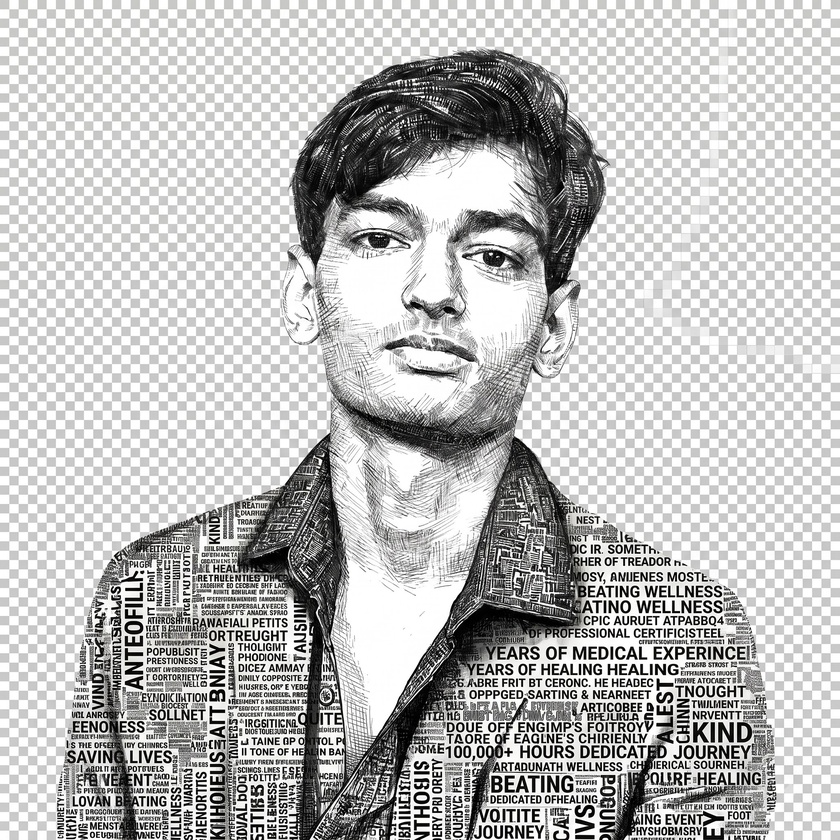
#> input picture sample/sample1.jpeg, 840 x 840 px, shrunk from 2048 x 2048 before the run
$ python -i density.py   (imports and definitions only)   (older library calls are emulated)
#> lines starting #> are read from the running program, lines starting #| are printed output that depends on the picture
"""
density.py — Shading density map and Sobel gradient field for PICTOART renderer.

Public API (matched to call sites in jobs.py and test_core.py):

    create_density_map(gray_np, mask) -> np.ndarray   [float32, 0..1]
        Called by: test_core.py (TestDensityMap)

    create_shading_and_gradient_map(gray_np, clothing_mask)
        -> (shading_map, grad_x, grad_y)
        Called by: jobs.py (process_doctor_art_job)

The density map encodes "how dark is this pixel relative to the rest of the
clothing region" — high value = pack more / larger words there.
The gradient field encodes local edge direction — used by renderer.py to
rotate words so they follow fabric contours (lapel creases, shoulder seams).
"""
import cv2
import numpy as np


# ── Public: density map ──────────────────────────────────────────────────────

# [52 lines left out: function create_density_map, not called in this run]


# ── Public: gradient field ────────────────────────────────────────────────────

def compute_gradient_field(gray_np: np.ndarray) -> tuple:
    """
    Returns (grad_x, grad_y) as float32 Sobel gradient arrays (same shape as
    gray_np).

    The input is pre-smoothed with a small Gaussian (σ=2) to suppress JPEG
    compression artefacts and sensor noise that would otherwise dominate Sobel
    at ksize=5 and produce erratic word rotations.

    Downstream usage in renderer.py::
        angle_deg = degrees(atan2(grad_y[y, x], grad_x[y, x]))
    """
    smoothed = cv2.GaussianBlur(
        gray_np.astype(np.float32), (0, 0), sigmaX=2.0, sigmaY=2.0
    )
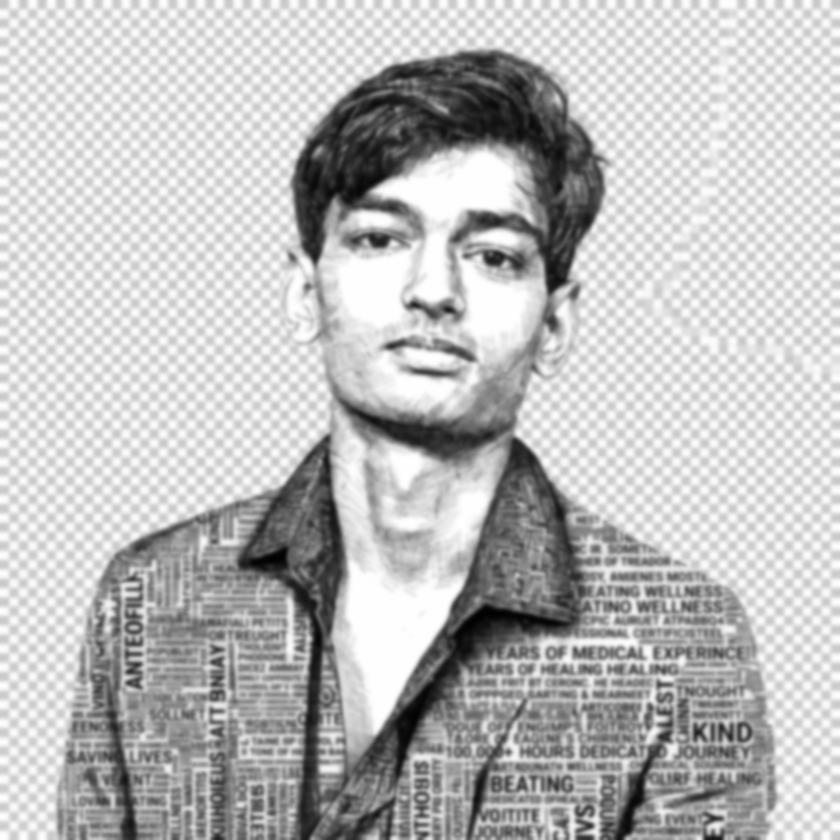
#> smoothed: shape (840, 840) float32; min 1.64, max 255, mean 188.8
    grad_x = cv2.Sobel(smoothed, cv2.CV_32F, 1, 0, ksize=5)
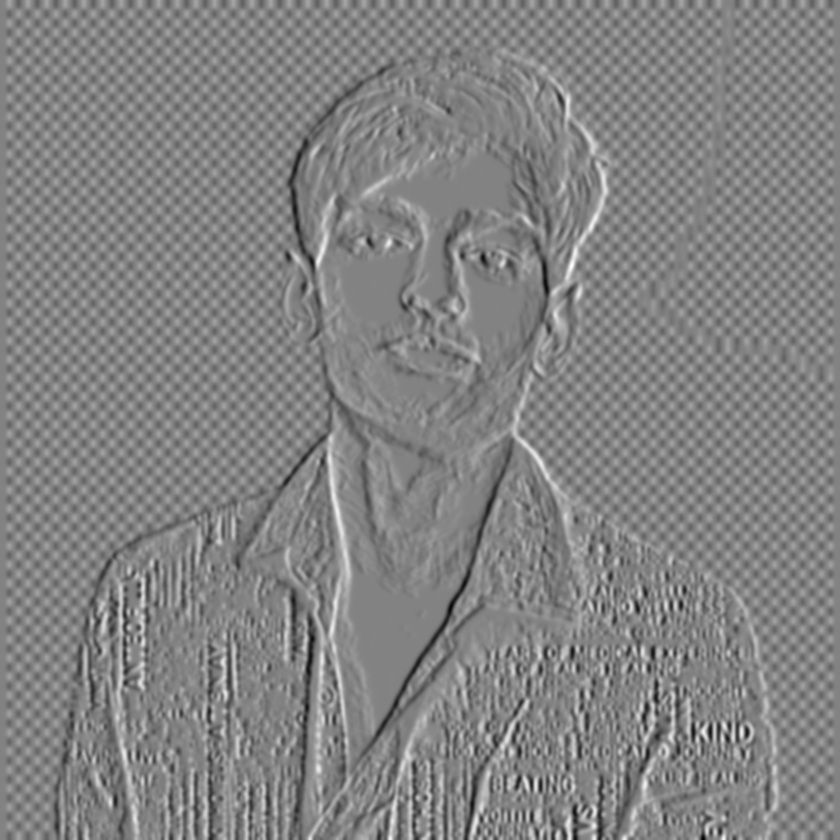
#> grad_x: shape (840, 840) float32; min -5083.9, max 4826.7, mean 0; drawn with min black and max white
    grad_y = cv2.Sobel(smoothed, cv2.CV_32F, 0, 1, ksize=5)
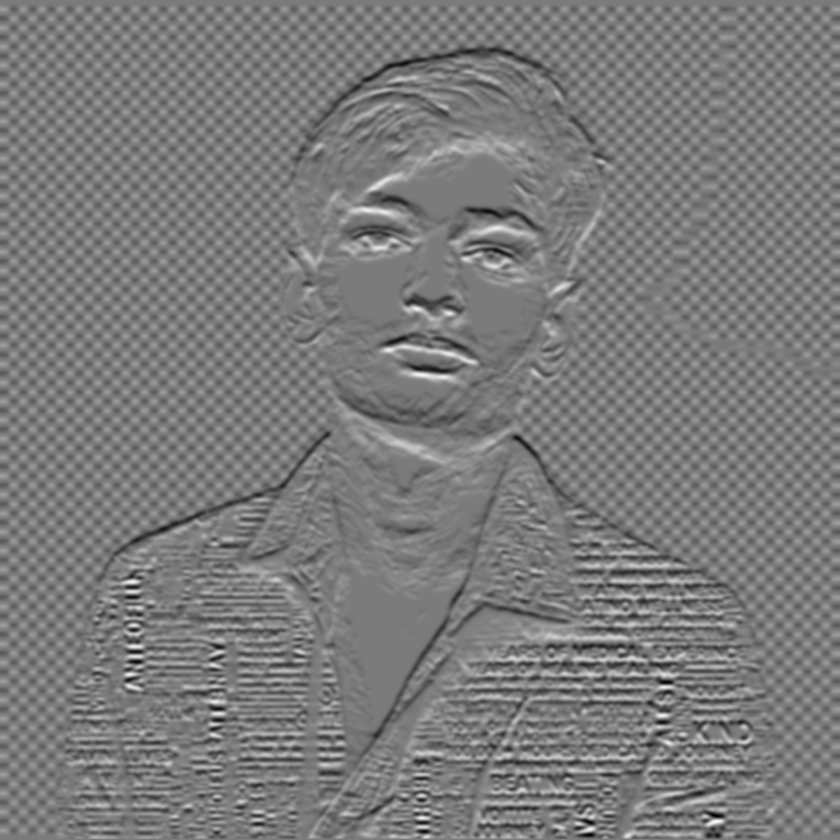
#> grad_y: shape (840, 840) float32; min -4792.2, max 5106.8, mean -12.1; drawn with min black and max white
    return grad_x, grad_y


# ── Public: combined convenience function (jobs.py call site) ─────────────────

# [16 lines left out: function create_shading_and_gradient_map, not called in this run]

>>> import cv2
>>> picture = cv2.imread('../../sample/sample1.jpeg', cv2.IMREAD_GRAYSCALE)
>>> result = compute_gradient_field(picture)

$ run again, on sample/sample3.jpeg
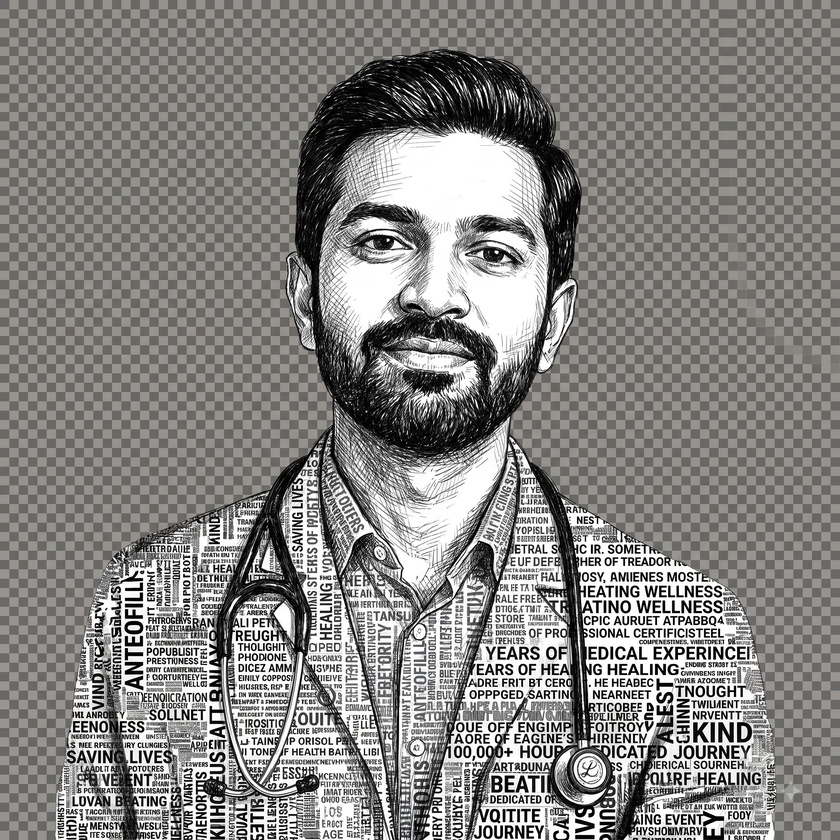
#> input picture sample/sample3.jpeg, 840 x 840 px, shrunk from 2048 x 2048 before the run
#> in compute_gradient_field, `grad_x = cv2.Sobel(smoothed, cv2.CV_32F, 1, 0, ksize=5)`:
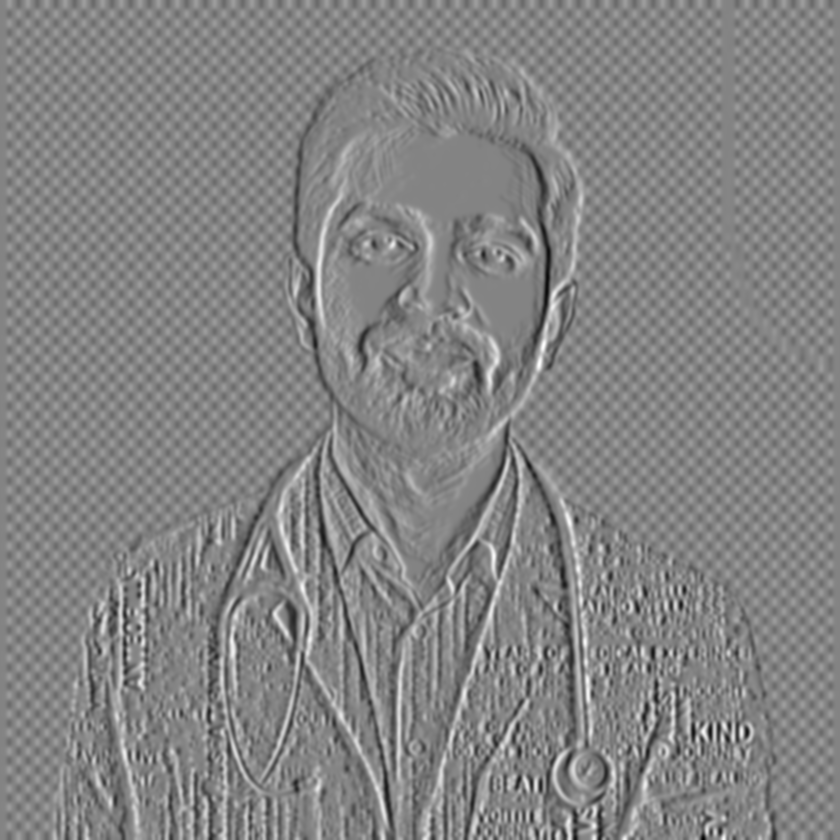
#> grad_x: shape (840, 840) float32; min -5288.6, max 4932, mean 0; drawn with min black and max white
#> in compute_gradient_field, `grad_y = cv2.Sobel(smoothed, cv2.CV_32F, 0, 1, ksize=5)`:
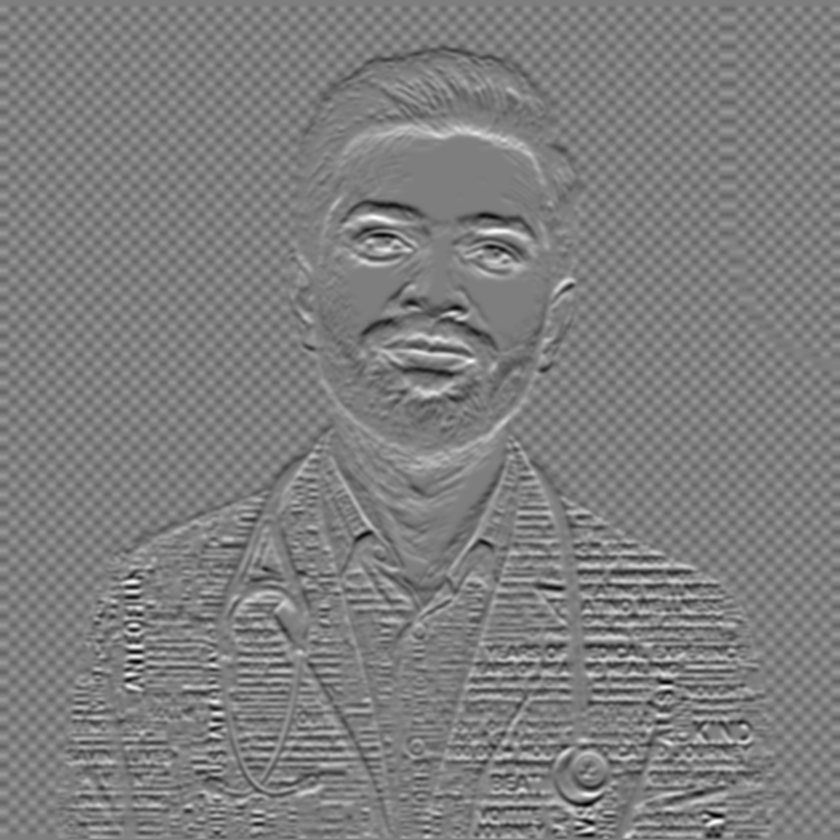
#> grad_y: shape (840, 840) float32; min -5100.2, max 5180.3, mean 2.2; drawn with min black and max white

$ run again, on sample/sample4.jpeg
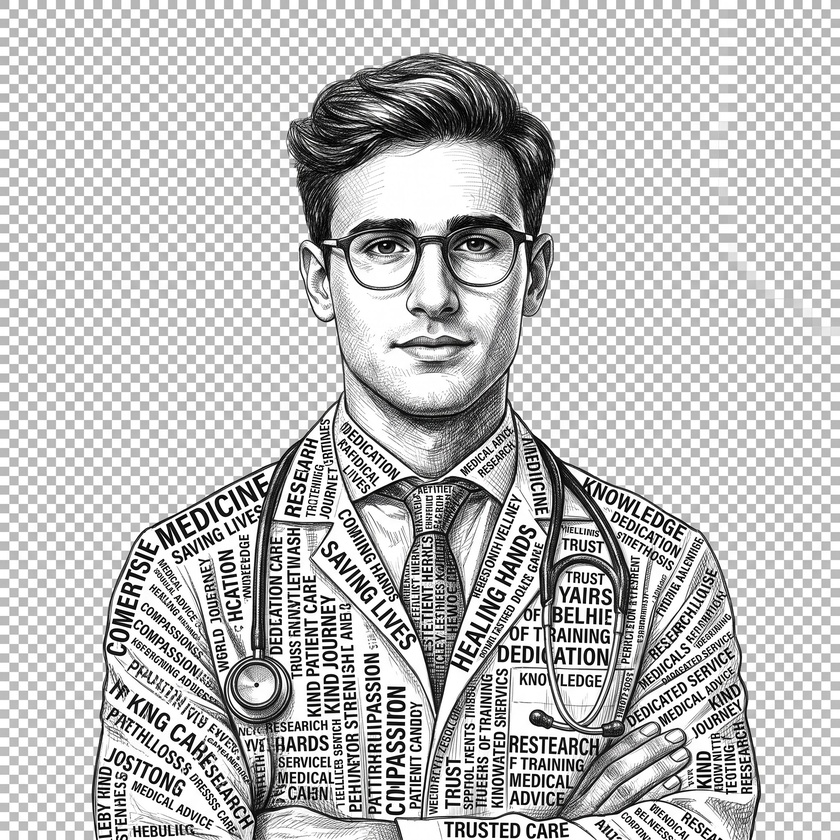
#> input picture sample/sample4.jpeg, 840 x 840 px, shrunk from 2048 x 2048 before the run
#> in compute_gradient_field, `grad_x = cv2.Sobel(smoothed, cv2.CV_32F, 1, 0, ksize=5)`:
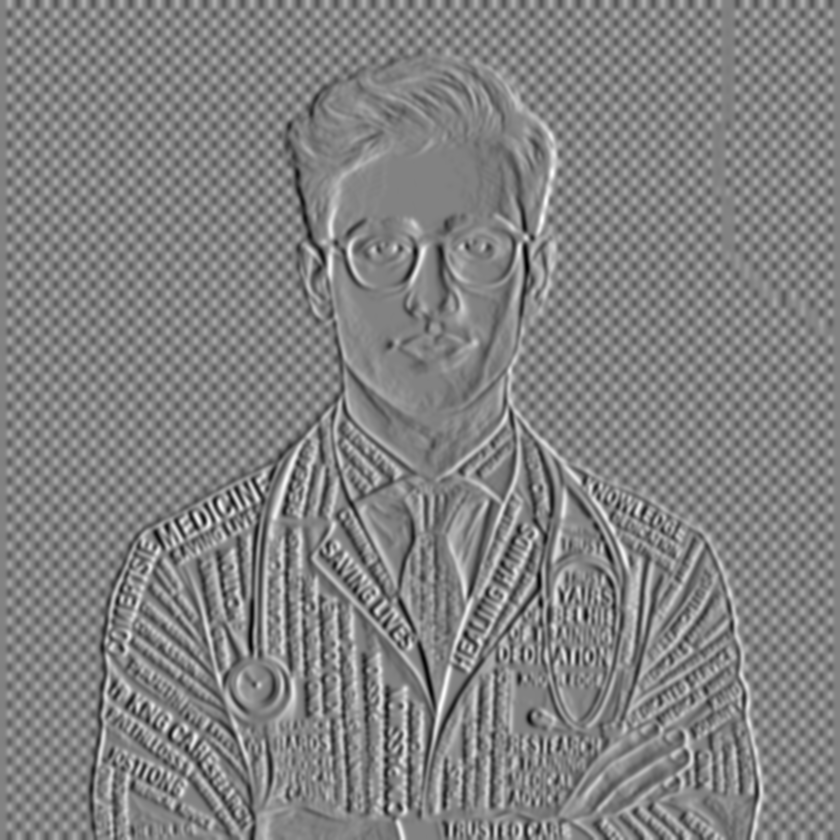
#> grad_x: shape (840, 840) float32; min -4994.5, max 4775.9, mean 0; drawn with min black and max white
#> in compute_gradient_field, `grad_y = cv2.Sobel(smoothed, cv2.CV_32F, 0, 1, ksize=5)`:
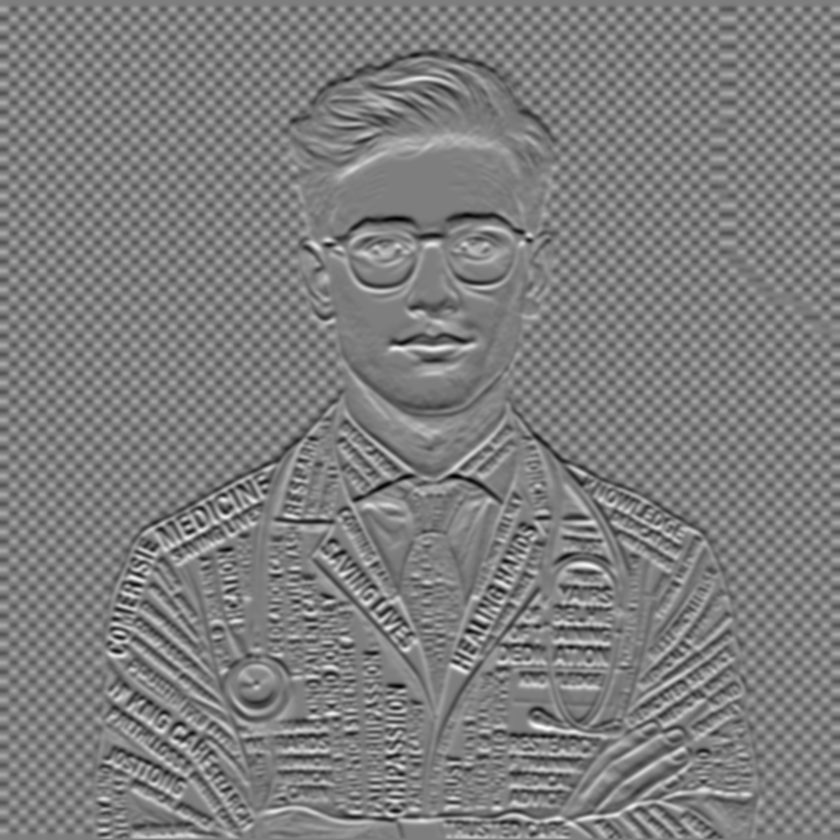
#> grad_y: shape (840, 840) float32; min -4952.7, max 5030.7, mean -1.8; drawn with min black and max white
